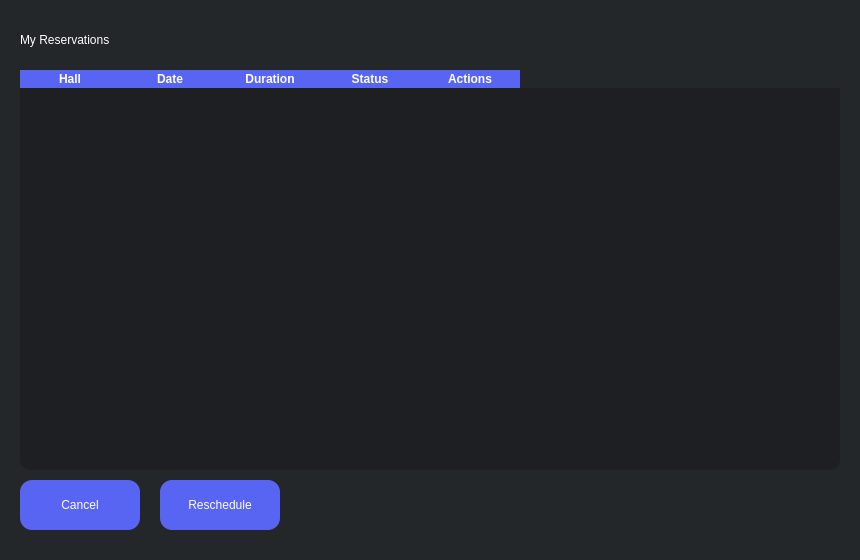
<?xml version="1.0" encoding="UTF-8"?>
<ui version="4.0">
 <class>MyReservationsView</class>
 <widget class="QWidget" name="MyReservationsView">
  <property name="geometry">
   <rect>
    <x>0</x>
    <y>0</y>
    <width>860</width>
    <height>560</height>
   </rect>
  </property>
  <property name="styleSheet">
   <string notr="true">background-color: #23272A;</string>
  </property>

  <!-- Title -->
  <widget class="QLabel" name="titleLabel">
   <property name="geometry">
    <rect>
     <x>20</x>
     <y>20</y>
     <width>820</width>
     <height>40</height>
    </rect>
   </property>
   <property name="text">
    <string>My Reservations</string>
   </property>
   <property name="styleSheet">
    <string notr="true">font: 900 18pt "Segoe UI"; color: white;</string>
   </property>
  </widget>

  <!-- Reservations Table -->
  <widget class="QTableWidget" name="reservationsTable">
   <property name="geometry">
    <rect>
     <x>20</x>
     <y>70</y>
     <width>820</width>
     <height>400</height>
    </rect>
   </property>
   <property name="styleSheet">
    <string notr="true">
     QTableWidget {
       background-color: #1E1F22;
       color: white;
       gridline-color: #5865F2;
       border-radius: 10px;
     }
     QHeaderView::section {
       background-color: #5865F2;
       color: white;
       font-weight: bold;
       border: none;
     }
    </string>
   </property>
   <property name="columnCount">
    <number>5</number>
   </property>
   <property name="rowCount">
    <number>0</number>
   </property>
   <column>
    <property name="text">
     <string>Hall</string>
    </property>
   </column>
   <column>
    <property name="text">
     <string>Date</string>
    </property>
   </column>
   <column>
    <property name="text">
     <string>Duration</string>
    </property>
   </column>
   <column>
    <property name="text">
     <string>Status</string>
    </property>
   </column>
   <column>
    <property name="text">
     <string>Actions</string>
    </property>
   </column>
  </widget>

  <!-- Cancel Button -->
  <widget class="QPushButton" name="cancelReservationButton">
   <property name="geometry">
    <rect>
     <x>20</x>
     <y>480</y>
     <width>120</width>
     <height>50</height>
    </rect>
   </property>
   <property name="text">
    <string>Cancel</string>
   </property>
   <property name="styleSheet">
    <string notr="true">
     QPushButton {
       font: 700 12pt "Segoe UI";
       color: white;
       background-color: #5865F2;
       border-radius: 12px;
     }
     QPushButton:hover {
       background-color: #4752C4;
     }
    </string>
   </property>
  </widget>

  <!-- Reschedule Button -->
  <widget class="QPushButton" name="rescheduleReservationButton">
   <property name="geometry">
    <rect>
     <x>160</x>
     <y>480</y>
     <width>120</width>
     <height>50</height>
    </rect>
   </property>
   <property name="text">
    <string>Reschedule</string>
   </property>
   <property name="styleSheet">
    <string notr="true">
     QPushButton {
       font: 700 12pt "Segoe UI";
       color: white;
       background-color: #5865F2;
       border-radius: 12px;
     }
     QPushButton:hover {
       background-color: #4752C4;
     }
    </string>
   </property>
  </widget>

 </widget>
 <resources/>
 <connections/>
</ui>
